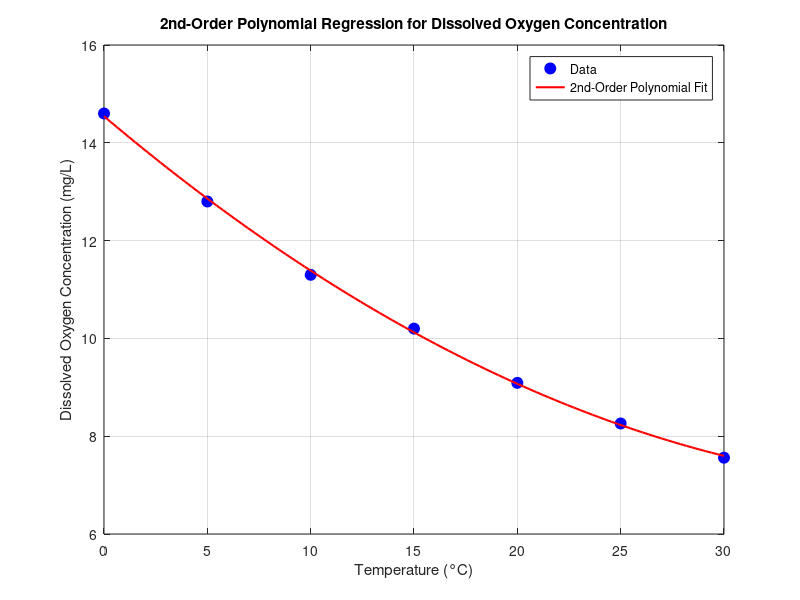

This chart was generated by the following MATLAB code:
T = [0, 5, 10, 15, 20, 25, 30];
c = [14.6, 12.8, 11.3, 10.2, 9.09, 8.26, 7.56]; 

n = length(T);
X = [ones(n, 1), T', T'.^2];
Y = c';

b = (X' * X) \ (X' * Y);

disp('The 2nd-order polynomial coefficients are:');
disp(['a (T^2 coefficient) = ', num2str(b(3))]);
disp(['b (T coefficient) = ', num2str(b(2))]);
disp(['c (constant term) = ', num2str(b(1))]);

fprintf('The polynomial equation for dissolved oxygen concentration as a function of temperature is:\n');
fprintf('c(T) = %.4f*T^2 + %.4f*T + %.4f\n', b(3), b(2), b(1));

T_fit = linspace(min(T), max(T), 100);
c_fit = b(1) + b(2) * T_fit + b(3) * T_fit.^2;

figure;
plot(T, c, 'bo', 'MarkerSize', 8, 'MarkerFaceColor', 'b');
hold on;
plot(T_fit, c_fit, 'r-', 'LineWidth', 1.5);
xlabel('Temperature (°C)');
ylabel('Dissolved Oxygen Concentration (mg/L)');
title('2nd-Order Polynomial Regression for Dissolved Oxygen Concentration');
legend('Data', '2nd-Order Polynomial Fit');
grid on;
